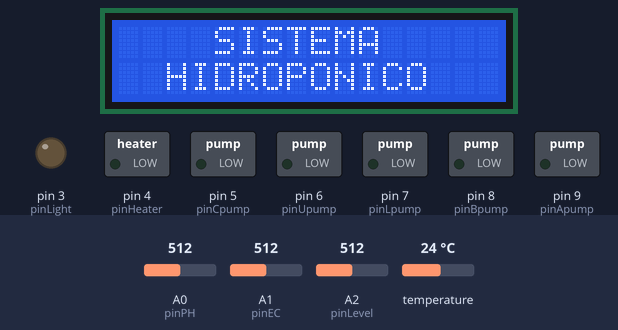
Recording of a sketch running on a simulated Arduino Uno, built with avr-gcc and run on an emulated ATmega328P. Parts: 16×2 character LCD, switched loads named in the sketch (green lamp = pin HIGH), output pins drawn as LEDs (lit = HIGH). Inputs (shaded band) come from the test bench; at power-on: A2 (pinLevel) = 512, A0 (pinPH) = 512, A1 (pinEC) = 512, temperature 24 °C. The local clock reads 2024-03-15 10:24:30 at power-on unless the sketch sets it; storage starts empty.

Above: at 0.2 s.
At 3.3 s:
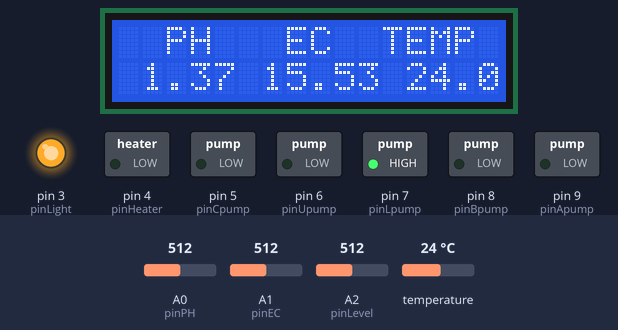
3.4 s: A2 (pinLevel) set to 811
5.6 s: A2 (pinLevel) set to 828
At 7.4 s:
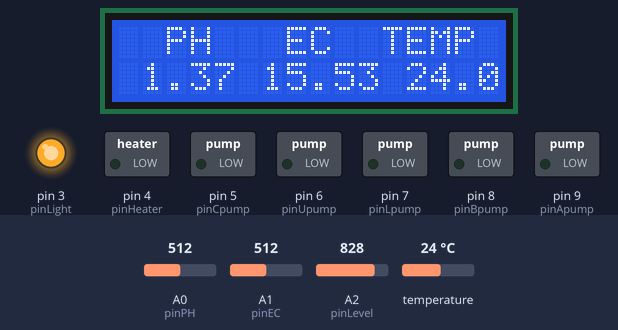
Timing chart, 0 to 8.9 s (numbered marks = the images above; inputs shaded):
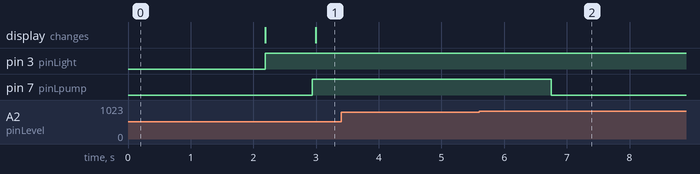

Measured:
- the behaviour switches between 818 and 819 on A2 (pinLevel) (found by bisection; images 1 and 2)
- after the input at 3.4 s, every drawn part: stays the same
- after the input at 5.6 s, pin 7 (pinLpump): HIGH → LOW after 1.2 s

The sketch:

Code.ino
```cpp
/*
 * Universidad de Costa Rica
 *
 * Escuela de Ingeniería Eléctrica
 *
 * Proyecto eléctrico
 *
 * "Automatización del sistema hidropónico para producción
 * de cultivos en interiores, propiedad del FabLab del IICA"
 *
 * Ricardo Arias Castro
 * B60633
 *
 * Fecha: 15 de julio, 2021
 */


/*
 * Descriptions and comments in English for international compatibility
 * Developer: Ricardo Arias Castro
 * Code version: V1.0
 */


/*
 * Libraries used in the project
 */
#include <Wire.h>
#include <EEPROM.h>
#include <SPI.h>
#include <RTClib.h>
#include <LiquidCrystal_I2C.h>
#include <SD.h>
#include <DFRobot_EC.h>
#include <DFRobot_PH.h>
#include <DS18B20.h>
#include <OneWire.h>


/*
 * Variables definition for input/output pins
 */

// Input pins definition

#define pinTemp 2       // Temperature sensor
#define pinPH A0        // PH sensor
#define pinEC A1        // Electrical conductivity sensor
#define pinLevel A2     // Water level sensor
#define pinSD 10        // CS pin of the SD card module

// Output pins definition

#define pinLight 3     // System lights
#define pinHeater 4    // Water heater
#define pinCpump 5     // Water circulation pump
#define pinUpump 6     // Urea dosing pump
#define pinLpump 7     // Level compensation water pump
#define pinBpump 8     // B substance dosing pump
#define pinApump 9     // A substance dosing pump


/*
 * System parameters
 * Change the values, depending on the needs of the crops
 * produced and the environmental characteristics
 */
int dawn = 6;           // Hour at the lights turn on
int nightfall = 20;     // Hour at the lights turn off

int period = 15;        // Period when the water circulation pump is on
                        // It can be 5, 10, 15 or 30 mins

float Tmin = 17;        // Desired temperature value
float PHmax = 6.5;      // Maximun pH value
float ECmin = 1.3;      // Minimun EC value

int displayData = 2;    // Period in minutes, between screen updates
int writeData = 10;     // Period in minutes, between data writing


/*
 * Control variables
 * Change the values, depending on the performance of the control
 * algorithm
 */
float tA = 8;       // Dosing time constant for substance A
float tB = tA/4;    // Dosing time constant for substance B

// Auxiliary variables of the control algorithm

bool lightsON = false;       // Flag to indicate that the lights are on
bool cPumpON = false;        // Flag to indicate that the water circulation pump is on
int Lvalue = 0;              // Read water level value
float PHvalue = 7.0;         // Read pH value
float ECvalue = 1.5;         // Read EC value
float Tvalue = 25;           // Read temperature value
DateTime rightNow;           // Current day and hour
long start = 0;              // Auxiliar variable for pump A and B activation
long displayAux = 130000;    // Auxiliar variable for screen displaying
long writeAux = 610000;      // Auxiliar variable for writing to SD card


/*
 * Variables for the libraries functionalities
 */
LiquidCrystal_I2C screen(0x27, 16, 2);    // LCD screen
File data;                                // SD card file
RTC_DS3231 rtc;                           // Real time clock
DS18B20 DS(pinTemp);                      // Temperature sensor
DFRobot_PH pH;                            // PH sensor
DFRobot_EC EC;                            // EC sensor


/*
 * "Set up" function
 * It runs at the beginning and only once, when the Arduino is
 * powered
 */
void setup() {

  // Declaration of the SD module location
  SD.begin(pinSD);

  // Initialization of the pH and EC sensors
  pH.begin();
  EC.begin();

  // Initialization of the screen and the SD card
  initScreen();
  initSDcard();

  // Real time clock initialization and verification
  while ( !rtc.begin() ){

    screen.home();
    screen.print(F(" COLOQUE EL RTC"));
    screen.setCursor(0, 1);
    screen.print(F("DS3231 Y REANUDE"));

  }

  /* Real time clock synchronization
   * To synchronize the real time clock, uncomment the next line
   * and upload the code. After sinchronized, comment back the
   * line and upload the code again
   */
  //rtc.adjust( DateTime( F(__DATE__), F(__TIME__) ) );

  // Definition of the digital output pins
  pinMode(pinLight, OUTPUT);
  pinMode(pinHeater, OUTPUT);
  pinMode(pinCpump, OUTPUT);
  pinMode(pinUpump, OUTPUT);
  pinMode(pinLpump, OUTPUT);
  pinMode(pinBpump, OUTPUT);
  pinMode(pinApump, OUTPUT);

}

/*
 * "Loop" function
 * It runs repeatedly while the Arduino is powered
 */
void loop() {

  rightNow = rtc.now();    // Current date and hour

  lights();

  circulationPump();

  Lvalue = analogRead(pinLevel);    // Level sensor value

  Tvalue = DS.getTempC();         // Tempertature sensor value

  // EC voltage value
  float ECv = float(analogRead(pinEC))/1024.0 * 5000;
  // Converted EC value
  ECvalue = EC.readEC(ECv, Tvalue);
  // PH voltage value
  float pHv = float(analogRead(pinPH))/1024.0 * 5000;
  // Converted pH value
  PHvalue = pH.readPH(pHv, Tvalue);

  parametersControl();

  // Condition for writing to SD card
  unsigned long wAux = abs(millis() - writeAux);

  if( wAux > writeData*60000 ) {

    writeSD();
    writeAux = millis();

  }

  // Condition for screen displaying
  unsigned long dAux = abs(millis() - displayAux);

  if( dAux > displayData*60000 ) {

    displayOnScreen();
    displayAux = millis();
  }

}

/*
 * Funtion for the initialization of the screen.
 * It turn on the backlight of the screen and display the initial
 * message
 */
void initScreen() {

  screen.init();
  screen.backlight();
  screen.begin(16, 2);
  screen.home();

  screen.print(F("    SISTEMA"));
  screen.setCursor(0, 1);
  screen.print(F("  HIDROPONICO"));

  delay(2000);
}

/*
 * Initialization of the SD card
 * It open the data file of the SD and writes on the data header
 * If the file does not exist, it is created
 */
void initSDcard() {

  data = SD.open("datos.txt", FILE_WRITE);

  screen.clear();

  while ( !data ) {

    screen.home();
    screen.print(F("INSERTE TARJETA"));
    screen.setCursor(0, 1);
    screen.print(F(" SD Y REANUDE"));

  }

  data.print(F("Fecha,"));
  data.print(F("Hora,"));
  data.print(F("pH,"));
  data.print(F("Conductividad eléctrica (mS/cm),"));
  data.print(F("Temperatura (°C),"));
  data.println(F("Nivel del agua"));

  data.close();
}

/*
 * System lights control
 * Turns the system lights on, if they are off and it is about the
 * activation hour. It also turns the system lights off, if they
 * are on and it is about the deactivation hour
 */
void lights() {

  if( (rightNow.hour() >= dawn) && !lightsON ) {

    digitalWrite(pinLight, HIGH);
    lightsON = true;
  }

  if( (rightNow.hour() >= nightfall) && lightsON ) {

    digitalWrite(pinLight, LOW);
    lightsON = false;
  }

}

/*
 * Circulation pump control
 * The circulation pump turns on at the even multiples of the time
 * constant and turns off at its odd multiples. It is designed for
 * 10, 15 or 30 minute intervals
 */
void circulationPump() {

  if( (rightNow.minute() == 0) || (rightNow.minute() == 2*period) || (rightNow.minute() == 4*period) ) {

    digitalWrite(pinCpump, HIGH);

    cPumpON = true;
  }

  if( (rightNow.minute() == period) || (rightNow.minute() == 3*period) || (rightNow.minute() == 5*period) ) {

    digitalWrite(pinCpump, LOW);

    cPumpON = false;
  }

}

/*
 * Water parameters control
 * Control the tank level, temperature, electrical conductivity
 * and pH. The algorithm follows the described order in and does
 * not modify the next variable until the previous one is at the
 * correct value
 */
void parametersControl() {

  // Level control
  if( (409 < Lvalue) && (Lvalue < 613) ) digitalWrite(pinLpump, HIGH);

  if( Lvalue > 818 ) digitalWrite(pinLpump, LOW);


  // Temperature control
  if( (Tvalue < Tmin) && (Lvalue < 50) && cPumpON ) digitalWrite(pinHeater, HIGH);

  if( (Tvalue >= Tmin) || !cPumpON ) digitalWrite(pinHeater, LOW);


  // EC control
  if( (ECvalue < ECmin) && (Tvalue >= Tmin) && (Lvalue < 50) && cPumpON && (start == 0) ) {

    digitalWrite(pinApump, HIGH);
    digitalWrite(pinBpump, HIGH);

    start = millis();

  }

  unsigned long diff = abs(millis() - start);

  if( diff > tB*1000 ) digitalWrite(pinBpump, LOW);

  if( diff > tA*1000 ) {

    digitalWrite(pinApump, LOW);
    start = 0;

  }

  // PH control
  if( (PHvalue > PHmax ) && (ECvalue >= ECmin) && (Tvalue >= Tmin) && (Lvalue < 50) && cPumpON )
      digitalWrite(pinUpump, HIGH);

  if( (PHvalue <= PHmax) || !cPumpON ) digitalWrite(pinUpump, LOW);

}

/*
 * SD card writing
 * Writes the current date and time, with the measured values of
 * pH, electrical conductivity, temperature and tank level on the
 * SD card, using the .csv format
 */
void writeSD() {

  data = SD.open("datos.txt", FILE_WRITE);

  if( data ){

    // Prints the current date and hour
    char buffer [26] = "DDD DD MMM YYYY, hh:mm:ss";
    data.print(rightNow.toString(buffer));
    data.print(",");

    // Prints the pH value with 2 decimal places
    data.print(PHvalue, 2);
    data.print(",");

    // Prints the EC value with 2 decimal places
    data.print(ECvalue, 2);
    data.print(",");

    // Prints the temperature value with 1 decimal places
    data.print(Tvalue, 1);
    data.print(",");

    // Interpretation of the level value for better understanding
    if( Lvalue > 818 ) data.print("Máximo");

    if( (409 < Lvalue) && (Lvalue < 613) ) data.print("Mínimo");

    if( Lvalue < 50 ) data.print("Normal");

    data.println("");

  }
  data.close();
}

/*
 * Screen display
 * Writes the measured values of pH, electrical
 * conductivity and temperature on the LCD screen
 */
void displayOnScreen(){

  screen.clear();
  screen.home();
  screen.print(F("  PH   EC  TEMP"));
  screen.setCursor(0, 1);
  screen.print(" ");
  screen.print(PHvalue, 2);
  screen.print(" ");
  screen.print(ECvalue, 2);
  screen.print(" ");
  screen.print(Tvalue, 1);

}
```
